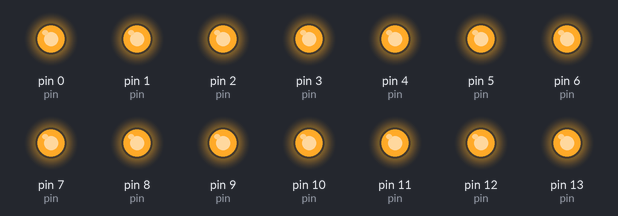
Simulated run of this sketch. Board: Arduino Uno, built with avr-gcc and run on an emulated ATmega328P. On the bench: output pins drawn as LEDs (lit = HIGH).

Above: at 0.1 s.
Timing chart, 0 to 1.6 s (numbered marks = the images above):
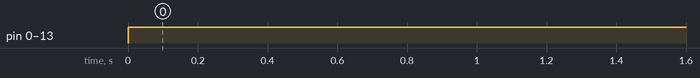

The sketch:

snowflake_static.ino
```cpp
int pin[14] = {0,1,2,3,4,5,6,7,8,9,10,11,12,13};

void setup()
{
  for (int i = 0; i < 14; i++)
    {
      pinMode(i, OUTPUT);
    }
}

void loop() {
  for (int i = 0; i < 14; i++)
    {
      digitalWrite(i, HIGH);
    }
}
```

Measured:
- by itself, pin 0 (pin), pin 1 (pin), pin 2 (pin), pin 3 (pin), pin 4 (pin), pin 5 (pin), pin 6 (pin), pin 7 (pin), pin 8 (pin), pin 9 (pin), pin 10 (pin), pin 11 (pin), pin 12 (pin), pin 13 (pin): LOW → HIGH at 0.00 s
